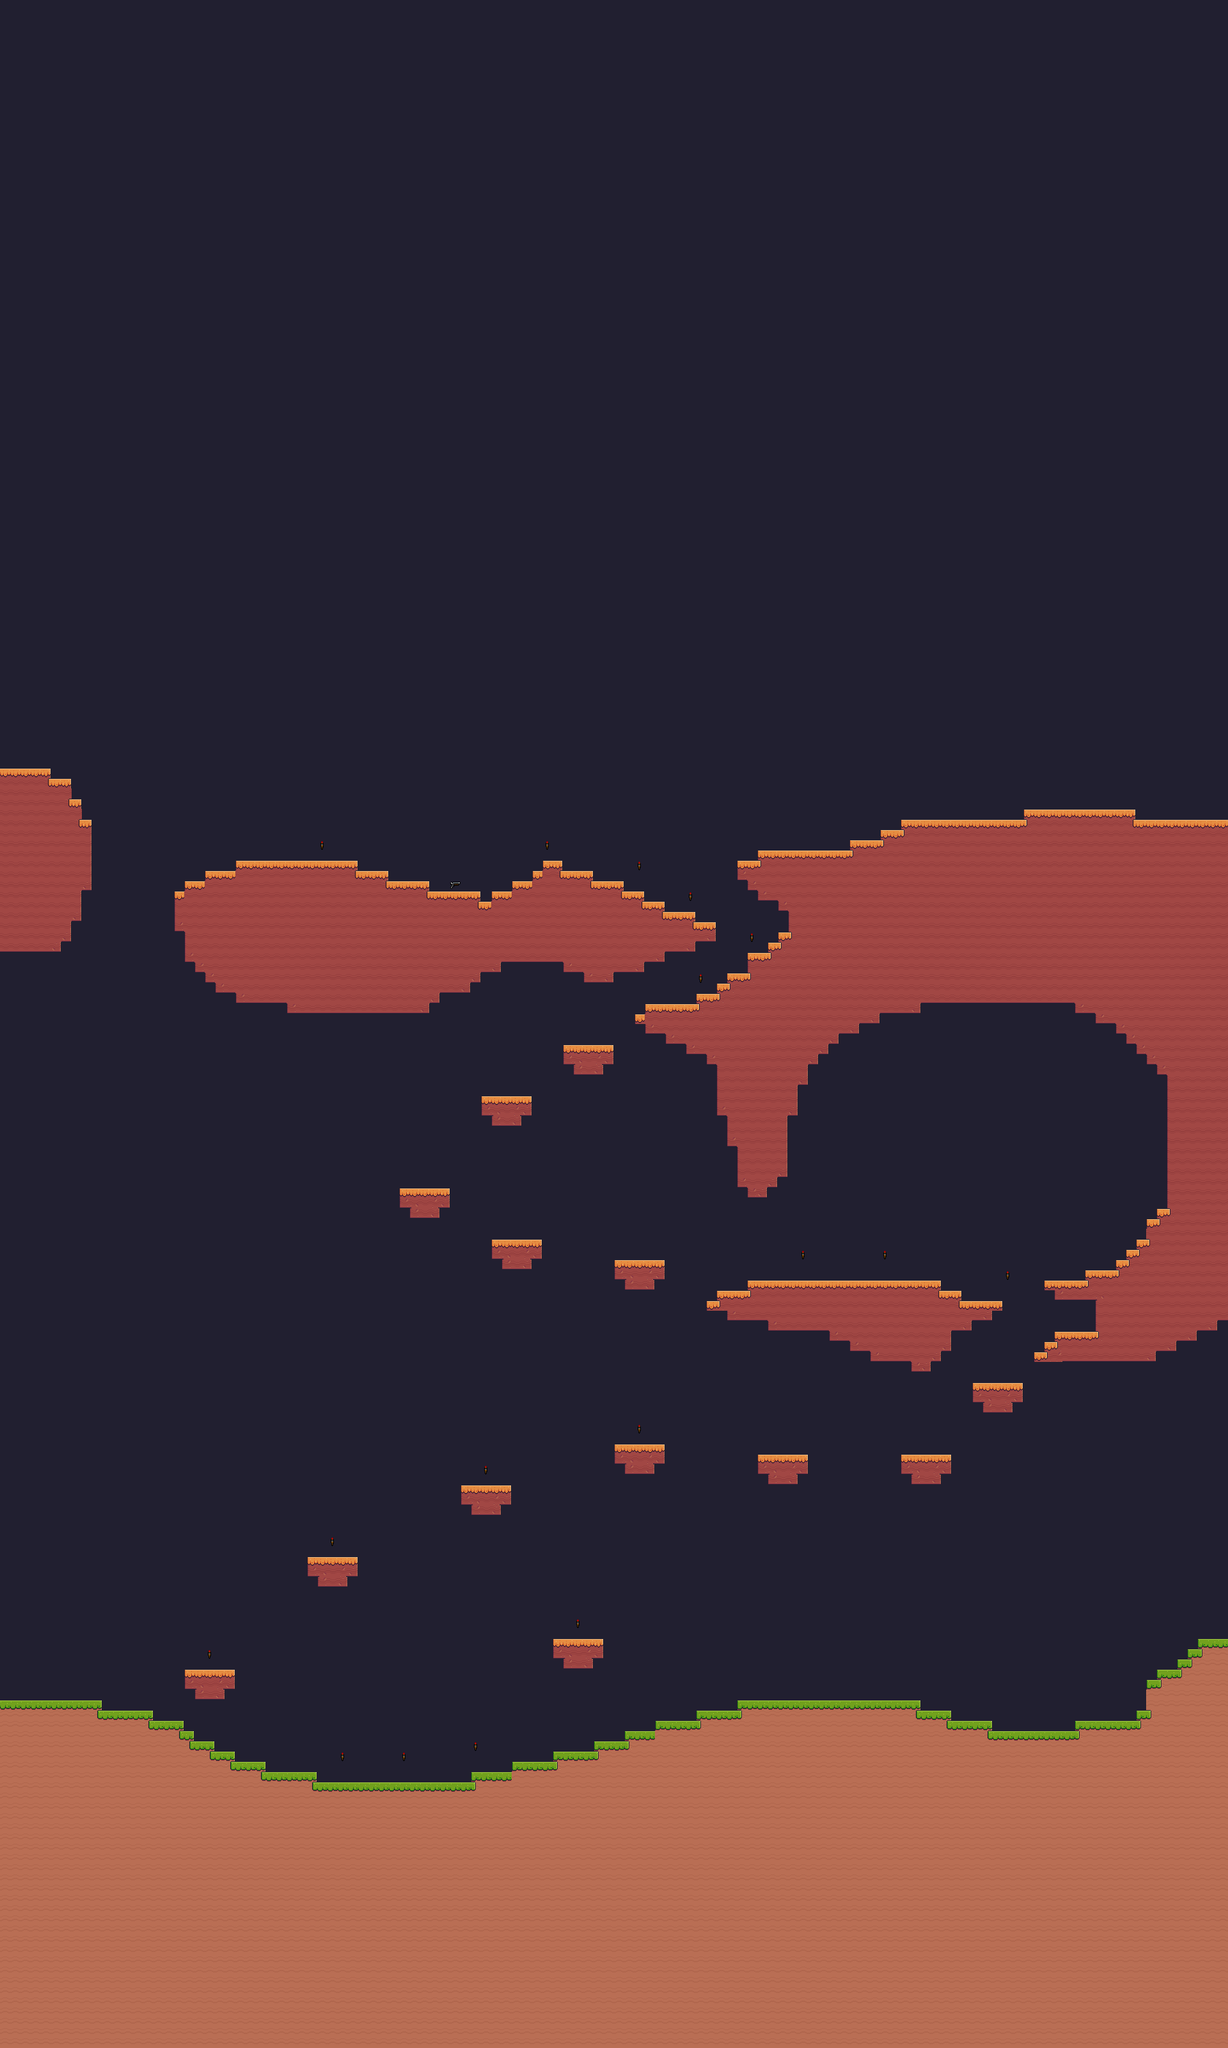

Tiled map render using the project's own tile images. Description and the map definition, with tile-layer contents summarised, below:
An orthogonal 120x200 tile map with 16x16 px tiles, 2 tile layers (Background, Platforms).

<map version="1.9" tiledversion="1.9.2" orientation="orthogonal" renderorder="right-down" width="120" height="200" tilewidth="16" tileheight="16" infinite="0" nextlayerid="3" nextobjectid="1">
 <editorsettings>
  <export target="map.csv" format="csv" />
 </editorsettings>
 <tileset firstgid="1" source="../../tiled_map/terrain.tsx" />
 <layer id="2" name="Background" width="120" height="200">
  <data>[24000 cells, 24000 non-empty, 2 distinct tile ids]</data>
 </layer>
 <layer id="1" name="Platforms" width="120" height="200">
  <data>[24000 cells, 6102 non-empty, 20 distinct tile ids]</data>
 </layer>
</map>
